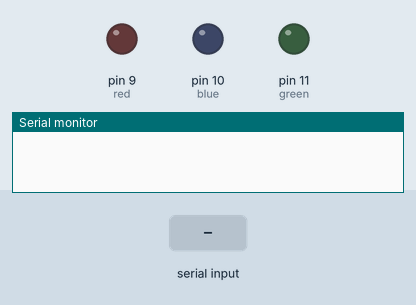
Recording of a sketch running on a simulated Arduino Uno, built with avr-gcc and run on an emulated ATmega328P. Parts: output pins drawn as LEDs (lit = HIGH), the last lines printed to the serial monitor. Inputs (shaded band) come from the test bench.

Above: at 1.2 s.
1.3 s: "red\n" received over Serial
At 1.7 s:
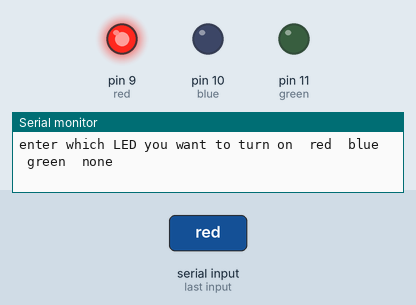
2.8 s: "blue\n" received over Serial
At 4.0 s:
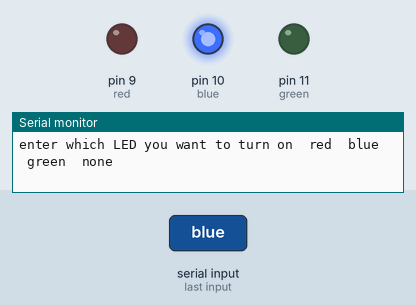
4.3 s: "green\n" received over Serial
At 5.3 s:
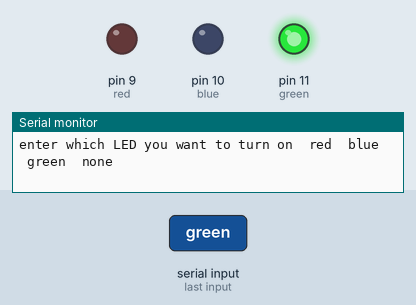
5.8 s: "none\n" received over Serial
At 6.4 s:
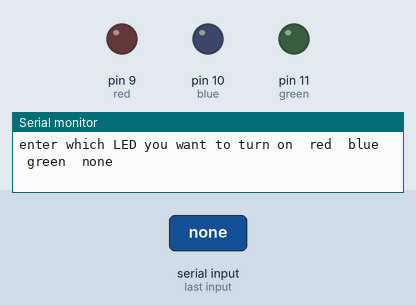
Timing chart, 0 to 8.3 s (numbered marks = the images above; inputs shaded):
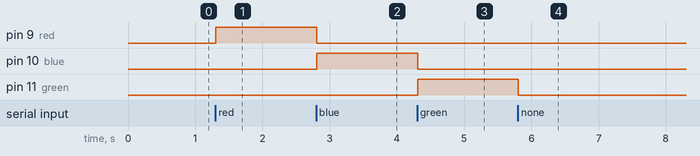

Measured:
- after the input at 1.3 s, pin 9 (red): LOW → HIGH at once
- after the input at 2.8 s, pin 9 (red): HIGH → LOW at once; pin 10 (blue): LOW → HIGH at once
- after the input at 4.3 s, pin 10 (blue): HIGH → LOW at once; pin 11 (green): LOW → HIGH at once
- after the input at 5.8 s, pin 11 (green): HIGH → LOW at once

The sketch:

sketch_may7a.ino
```cpp
int red=9;
int blue=10;
int green=11;
String opt;
void setup() {
pinMode(red,OUTPUT);
pinMode(blue,OUTPUT);
pinMode(green,OUTPUT);
Serial.begin(9600);
}

void loop() {
  while(Serial.available()>1){
Serial.println("enter which LED you want to turn on  red  blue  green  none");
opt=Serial.readStringUntil('\n');

if(opt.equalsIgnoreCase("red")){
  analogWrite(red,255);
  analogWrite(blue,0);
  analogWrite(green,0);
}
if(opt.equalsIgnoreCase("blue")){
  analogWrite(red,0);
  analogWrite(blue,255);
  analogWrite(green,0);
}
if(opt.equalsIgnoreCase("green")){
  analogWrite(red,0);
  analogWrite(blue,0);
  analogWrite(green,255);
}
if(opt.equalsIgnoreCase("none")){
  analogWrite(red,0);
  analogWrite(blue,0);
  analogWrite(green,0);
}
  }
}
```
